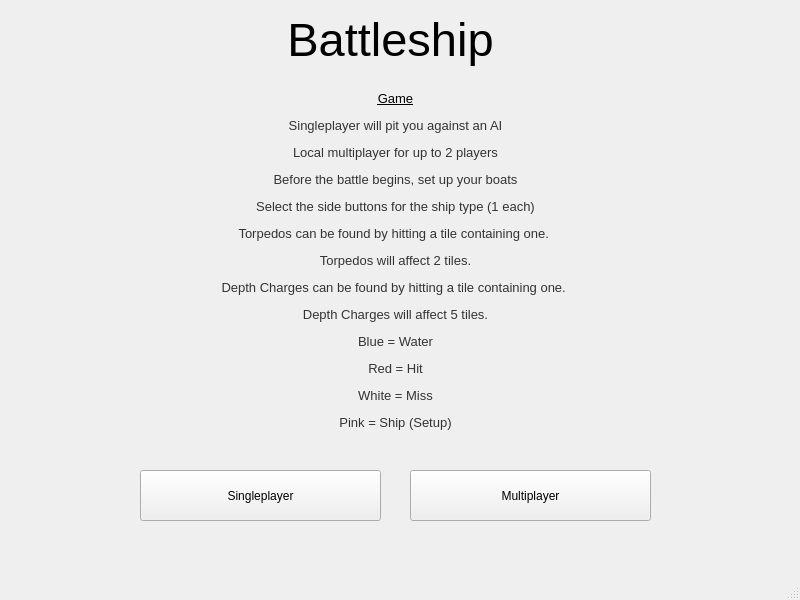
<?xml version="1.0" encoding="UTF-8"?>
<ui version="4.0">
 <class>StartWindow</class>
 <widget class="QMainWindow" name="StartWindow">
  <property name="geometry">
   <rect>
    <x>0</x>
    <y>0</y>
    <width>800</width>
    <height>600</height>
   </rect>
  </property>
  <property name="windowTitle">
   <string>MainWindow</string>
  </property>
  <widget class="QWidget" name="centralwidget">
   <widget class="QLabel" name="label">
    <property name="geometry">
     <rect>
      <x>260</x>
      <y>0</y>
      <width>261</width>
      <height>81</height>
     </rect>
    </property>
    <property name="font">
     <font>
      <pointsize>35</pointsize>
     </font>
    </property>
    <property name="text">
     <string>&lt;html&gt;&lt;head/&gt;&lt;body&gt;&lt;p align=&quot;center&quot;&gt;Battleship&lt;/p&gt;&lt;/body&gt;&lt;/html&gt;</string>
    </property>
   </widget>
   <widget class="QLabel" name="rules">
    <property name="geometry">
     <rect>
      <x>160</x>
      <y>70</y>
      <width>471</width>
      <height>381</height>
     </rect>
    </property>
    <property name="text">
     <string>&lt;html&gt;&lt;head/&gt;&lt;body&gt;&lt;p align=&quot;center&quot;&gt;&lt;span style=&quot; font-size:10pt; text-decoration: underline;&quot;&gt;Game&lt;/span&gt;&lt;/p&gt;&lt;p align=&quot;center&quot;&gt;&lt;span style=&quot; font-size:10pt; color:#333333;&quot;&gt;Singleplayer will pit you against an AI&lt;/span&gt;&lt;/p&gt;&lt;p align=&quot;center&quot;&gt;&lt;span style=&quot; font-size:10pt; color:#333333;&quot;&gt;Local multiplayer for up to 2 players&lt;/span&gt;&lt;/p&gt;&lt;p align=&quot;center&quot;&gt;&lt;span style=&quot; font-size:10pt; color:#333333;&quot;&gt;Before the battle begins, set up your boats&lt;/span&gt;&lt;/p&gt;&lt;p align=&quot;center&quot;&gt;&lt;span style=&quot; font-size:10pt; color:#333333;&quot;&gt;Select the side buttons for the ship type (1 each)&lt;/span&gt;&lt;/p&gt;&lt;p align=&quot;center&quot;&gt;&lt;span style=&quot; font-size:10pt; color:#333333;&quot;&gt;Torpedos can be found by hitting a tile containing one. &lt;/span&gt;&lt;/p&gt;&lt;p align=&quot;center&quot;&gt;&lt;span style=&quot; font-size:10pt; color:#333333;&quot;&gt;Torpedos will affect 2 tiles.&lt;/span&gt;&lt;/p&gt;&lt;p align=&quot;center&quot;&gt;&lt;span style=&quot; font-size:10pt; color:#333333;&quot;&gt;Depth Charges can be found by hitting a tile containing one. &lt;/span&gt;&lt;/p&gt;&lt;p align=&quot;center&quot;&gt;&lt;span style=&quot; font-size:10pt; color:#333333;&quot;&gt;Depth Charges will affect 5 tiles.&lt;/span&gt;&lt;/p&gt;&lt;p align=&quot;center&quot;&gt;&lt;span style=&quot; font-size:10pt; color:#333333;&quot;&gt;Blue = Water&lt;/span&gt;&lt;/p&gt;&lt;p align=&quot;center&quot;&gt;&lt;span style=&quot; font-size:10pt; color:#333333;&quot;&gt;Red = Hit&lt;/span&gt;&lt;/p&gt;&lt;p align=&quot;center&quot;&gt;&lt;span style=&quot; font-size:10pt; color:#333333;&quot;&gt;White = Miss&lt;/span&gt;&lt;/p&gt;&lt;p align=&quot;center&quot;&gt;&lt;span style=&quot; font-size:10pt; color:#333333;&quot;&gt;Pink = Ship (Setup)&lt;/span&gt;&lt;/p&gt;&lt;/body&gt;&lt;/html&gt;</string>
    </property>
   </widget>
   <widget class="QPushButton" name="one_player">
    <property name="geometry">
     <rect>
      <x>140</x>
      <y>470</y>
      <width>241</width>
      <height>51</height>
     </rect>
    </property>
    <property name="text">
     <string>Singleplayer</string>
    </property>
   </widget>
   <widget class="QPushButton" name="two_player">
    <property name="geometry">
     <rect>
      <x>410</x>
      <y>470</y>
      <width>241</width>
      <height>51</height>
     </rect>
    </property>
    <property name="text">
     <string>Multiplayer</string>
    </property>
   </widget>
  </widget>
  <widget class="QMenuBar" name="menubar">
   <property name="geometry">
    <rect>
     <x>0</x>
     <y>0</y>
     <width>800</width>
     <height>21</height>
    </rect>
   </property>
  </widget>
  <widget class="QStatusBar" name="statusbar"/>
 </widget>
 <resources/>
 <connections>
  <connection>
   <sender>one_player</sender>
   <signal>clicked()</signal>
   <receiver>StartWindow</receiver>
   <slot>singleplayerClick()</slot>
   <hints>
    <hint type="sourcelabel">
     <x>260</x>
     <y>516</y>
    </hint>
    <hint type="destinationlabel">
     <x>399</x>
     <y>299</y>
    </hint>
   </hints>
  </connection>
  <connection>
   <sender>two_player</sender>
   <signal>clicked()</signal>
   <receiver>StartWindow</receiver>
   <slot>multiplayerClick()</slot>
   <hints>
    <hint type="sourcelabel">
     <x>530</x>
     <y>516</y>
    </hint>
    <hint type="destinationlabel">
     <x>399</x>
     <y>299</y>
    </hint>
   </hints>
  </connection>
 </connections>
 <slots>
  <slot>singleplayerClick()</slot>
  <slot>multiplayerClick()</slot>
 </slots>
</ui>
